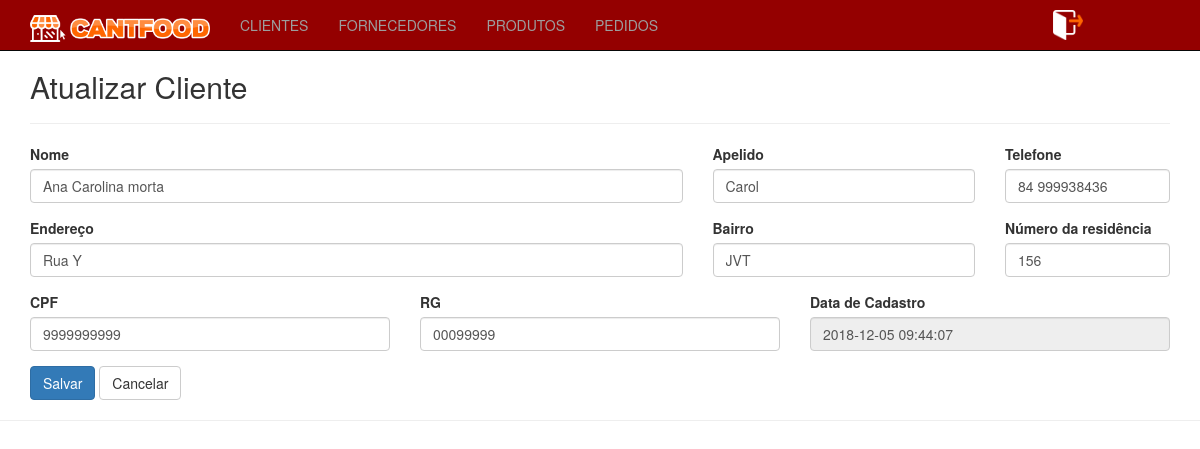
Screenshot of /customers/edit.php?id=7 with the database file from the repository.
### tables this page shows
CREATE TABLE `customers` (
  `id` int(11) NOT NULL,
  `nome` varchar(255) NOT NULL,
  `apelido` varchar(255) NOT NULL,
  `cpf` varchar(15) NOT NULL,
  `rg` varchar(15) NOT NULL,
  `endereco` varchar(255) NOT NULL,
  `bairro` varchar(100) NOT NULL,
  `numeroresidencia` int(8) NOT NULL,
  `telefone` varchar(15) NOT NULL,
  `dataCadastro` datetime NOT NULL,
  `dataAtualizacao` datetime NOT NULL
);

### inc/database.php (called while the page is built, shortened)
<?php
function open_database() {
	try {
		$conn = new mysqli(DB_HOST, DB_USER, DB_PASSWORD, DB_NAME);
		return $conn;
	} catch (Exception $e) {
		echo $e->getMessage();
		return null;
	}
}
function find( $table = null, $id = null ) {
	$database = open_database();
	$found = null;
	try {
	  if ($id) {
	    $sql = "SELECT * FROM " . $table . " WHERE id = " . $id;
	    $result = $database->query($sql);
	    if ($result->num_rows > 0) {
	      $found = $result->fetch_assoc();
	    }
	  } else {
	    $sql = "SELECT * FROM " . $table;
	    $result = $database->query($sql);
	    if ($result->num_rows > 0) {
	      $found = $result->fetch_all(MYSQLI_ASSOC);
	    }
	  }
	} catch (Exception $e) {
	  $_SESSION['message'] = $e->GetMessage();
	  $_SESSION['type'] = 'danger';
  }
	return $found;
}

### customers/functions.php (called while the page is built, shortened)
<?php
 function edit() {
	  $now = date_create('now', new DateTimeZone('America/Sao_Paulo'));
	  if (isset($_GET['id'])) {
		$id = $_GET['id'];
		if (isset($_POST['customer'])) {
		  $customer = $_POST['customer'];
		  $customer['dataAtualizacao'] = $now->format("Y-m-d H:i:s");
		  update('customers', $id, $customer);
		  header('location: index.php');
		} else {
		  $customer = find('customers', $id);
		}
	  } else {
		header('location: index.php');
	  }
}

### customers/edit.php (the view, shortened to what this page needs)
<?php
  require_once('functions.php');
  edit();
?>
<h2>Atualizar Cliente</h2>
<form action="edit.php?id=<?php echo $customer['id']; ?>" method="post">
  <hr />
  <div class="row">
    <div class="form-group col-md-7">
      <label for="name">Nome</label>
      <input type="text" class="form-control" name="customer['nome']" required="required" value="<?php echo $customer['nome']; ?>">
    </div>
    <div class="form-group col-md-3">
      <label for="campo2">Apelido</label>
      <input type="text" class="form-control" name="customer['apelido']" required="required" value="<?php echo $customer['apelido']; ?>">
    </div>
    <div class="form-group col-md-2">
      <label for="campo2">Telefone</label>
      <input type="text" class="form-control" name="customer['telefone']" required="required" value="<?php echo $customer['telefone']; ?>">
    </div>
  </div>
  <div class="row">
    <div class="form-group col-md-7">
      <label for="campo1">Endereço</label>
      <input type="text" class="form-control" name="customer['endereco']" required="required" value="<?php echo $customer['endereco']; ?>">
    </div>
    <div class="form-group col-md-3">
      <label for="campo2">Bairro</label>
      <input type="text" class="form-control" name="customer['bairro']" required="required" value="<?php echo $customer['bairro']; ?>">
    </div>
    <div class="form-group col-md-2">
      <label for="campo3">Número da residência</label>
      <input type="text" class="form-control" name="customer['numeroresidencia']" required="required" value="<?php echo $customer['numeroresidencia']; ?>">
    </div>
  </div>
  <div class="row">
    <div class="form-group col-md-4">
      <label for="campo2">CPF</label>
      <input type="text" class="form-control" name="customer['cpf']" required="required" value="<?php echo $customer['cpf']; ?>">
    </div>
    <div class="form-group col-md-4">
      <label for="campo2">RG</label>
      <input type="text" class="form-control" name="customer['rg']" required="required" value="<?php echo $customer['rg']; ?>">
    </div>
    <div class="form-group col-md-4">
      <label for="campo3">Data de Cadastro</label>
      <input type="text" class="form-control" name="customer['dataCadastro']" disabled value="<?php echo $customer['dataCadastro']; ?>">
    </div>
  </div>
  <div id="actions" class="row">
    <div class="col-md-12">
      <button type="submit" class="btn btn-primary">Salvar</button>
      <a href="index.php" class="btn btn-default">Cancelar</a>
    </div>
  </div>
</form>

### inc/header.php (style rules this page uses)
body { padding-top: 50px; padding-bottom: 20px; }

### rows the page displays
customers: nome "Ana Carolina morta", apelido "Carol", telefone "84 999938436", endereco "Rua Y", bairro "JVT", numeroresidencia "156", cpf "9999999999", rg "00099999", dataCadastro "2018-12-05 09:44:07"
